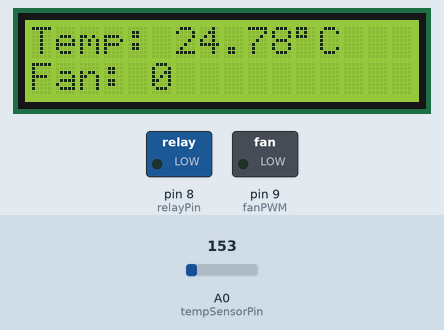
Bench run of a sketch on a simulated Arduino Uno, built with avr-gcc and run on an emulated ATmega328P. Shown: 16×2 character LCD, switched loads named in the sketch (green lamp = pin HIGH). Inputs (shaded band) come from the test bench; at power-on: A0 (tempSensorPin) = 153. What the sketch prints to the serial monitor is not drawn.

Above: at 3.2 s.
3.3 s: A0 (tempSensorPin) set to 165
At 5.1 s:
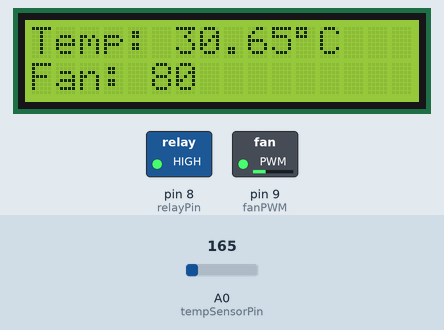
5.6 s: A0 (tempSensorPin) set to 175
At 7.4 s:
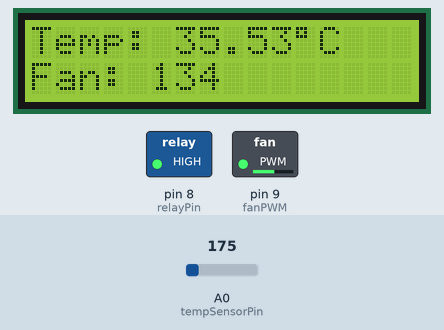
7.7 s: A0 (tempSensorPin) set to 191
At 8.8 s:
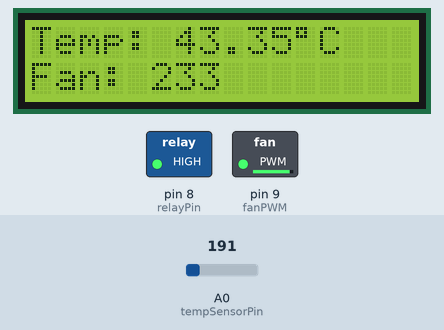
Timing chart, 0 to 10.7 s (numbered marks = the images above; inputs shaded):
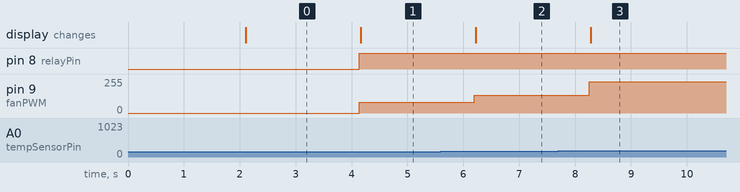

Measured:
- after the input at 3.3 s, pin 8 (relayPin): LOW → HIGH after 0.84 s; pin 9 (fanPWM): 0/255 → 80/255 after 0.84 s; the display: changes after 0.87 s (image 1)
- after the input at 5.6 s, pin 9 (fanPWM): 80/255 → 134/255 after 0.59 s; the display: changes after 0.62 s (image 2)
- after the input at 7.7 s, pin 9 (fanPWM): 134/255 → 233/255 after 0.55 s; the display: changes after 0.58 s (image 3)

The sketch:

temp_fan_controller.ino
```cpp
#include <Wire.h>
#include <LiquidCrystal_I2C.h>

// LCD address (try 0x27 or 0x3F)
LiquidCrystal_I2C lcd(0x27, 16, 2);

const int tempSensorPin = A0;
const int relayPin = 8;
const int fanPWM = 9;

const float TEMP_MIN = 25.0;
const float TEMP_MAX = 45.0;

void setup() {
  pinMode(relayPin, OUTPUT);
  pinMode(fanPWM, OUTPUT);

  lcd.init();
  lcd.backlight();

  Serial.begin(9600);

  lcd.setCursor(0, 0);
  lcd.print("Temp Fan System");
  delay(2000);
  lcd.clear();
}

void loop() {
  // Read temperature
  int sensorValue = analogRead(tempSensorPin);
  float voltage = sensorValue * (5.0 / 1023.0);
  float temperature = (voltage - 0.5) * 100;

  int fanSpeed = 0;

  // Control logic
  if (temperature >= TEMP_MIN) {
    digitalWrite(relayPin, HIGH);

    fanSpeed = (int)((temperature - TEMP_MIN) * 255.0 / (TEMP_MAX - TEMP_MIN));
    fanSpeed = constrain(fanSpeed, 80, 255);

    analogWrite(fanPWM, fanSpeed);
  } else {
    digitalWrite(relayPin, LOW);
    analogWrite(fanPWM, 0);
    fanSpeed = 0;
  }

  // LCD Display
  lcd.setCursor(0, 0);
  lcd.print("Temp: ");
  lcd.print(temperature);
  lcd.print((char)223); // degree symbol
  lcd.print("C   ");

  lcd.setCursor(0, 1);
  lcd.print("Fan: ");
  lcd.print(fanSpeed);
  lcd.print("     ");

  // Serial debug
  Serial.print("Temp: ");
  Serial.print(temperature);
  Serial.print(" | Fan: ");
  Serial.println(fanSpeed);

  delay(1000);
}
```
